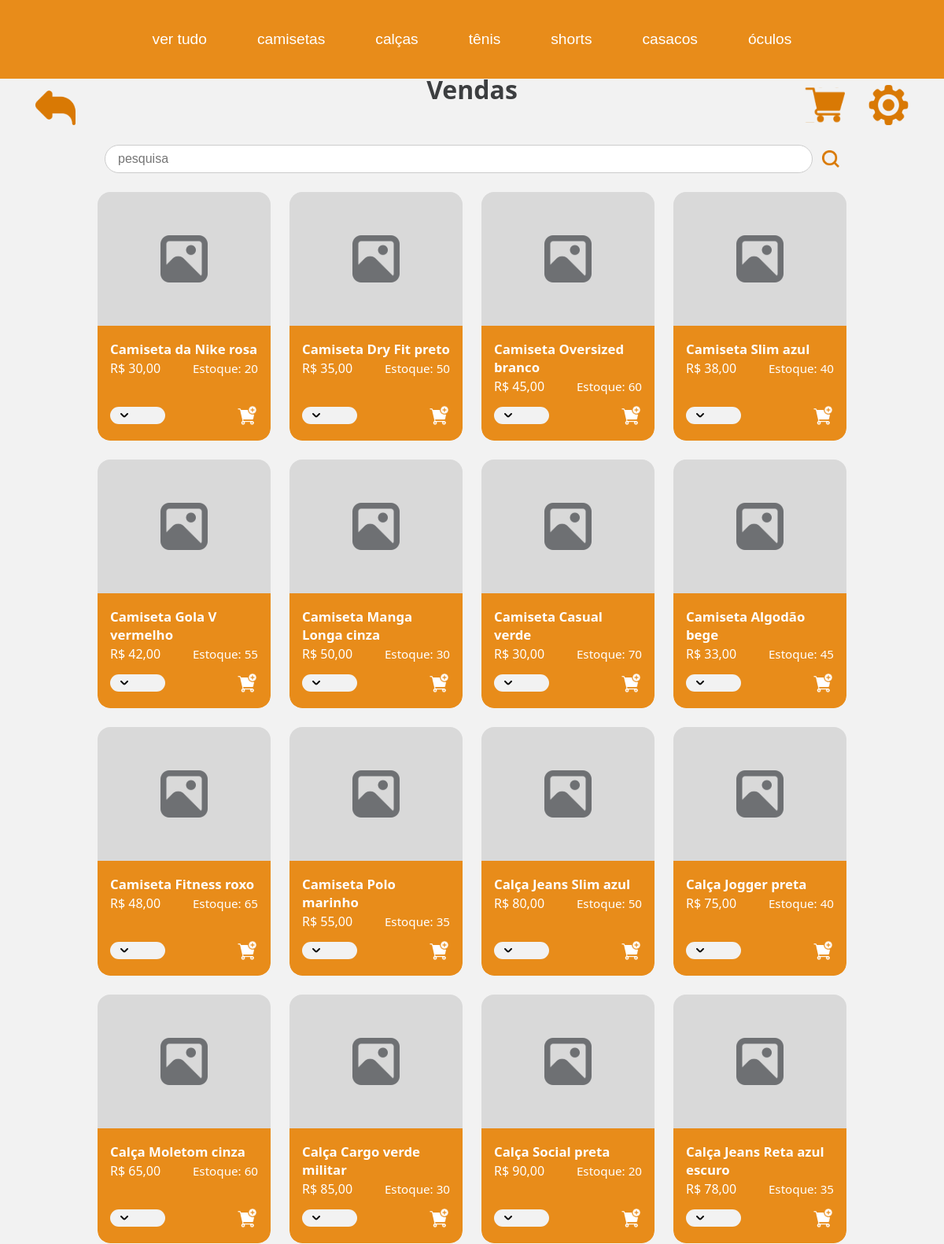
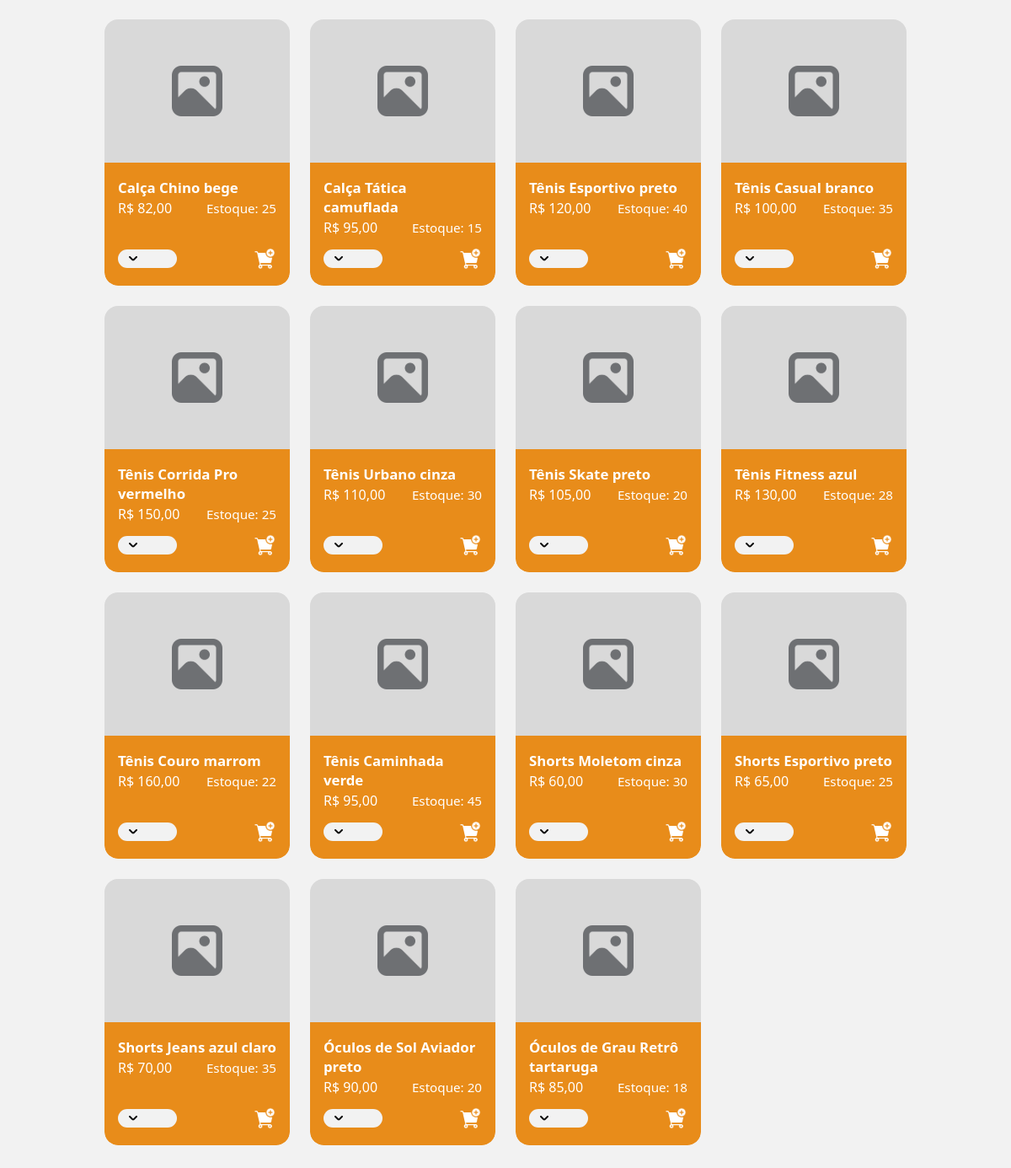
The app's page /paginas/vendas.php with its own data (2 pictures, top to bottom).
### tables this page shows
CREATE TABLE IF NOT EXISTS produto (
  idproduto INT NOT NULL AUTO_INCREMENT,
  nome VARCHAR(200) NOT NULL,
  quantidade_estoque INT NOT NULL,
  preco_uni DECIMAL(10,2) NOT NULL,
  cor VARCHAR(45) NOT NULL,
  idtipo_produto INT NOT NULL,
  PRIMARY KEY (idproduto),
  FOREIGN KEY (idtipo_produto) REFERENCES tipo_produto(idtipo_produto)
);

### paginas/vendas.php (the view, shortened to what this page needs)
<?php
    include 'header.php';
    include_once '../db/conexao.php';
    $where = '';
?>
<!DOCTYPE html>
<html lang="pt-br">
<head>
    <link rel="stylesheet" href="../assets/css/style.css">
    <link rel="stylesheet" href="../assets/css/vendasStyle.css">
    <link rel="stylesheet" href="../assets/css/headerStyle.css">
</head>
<body>
    <div class="settings-icon left">
        <a href="home.php"><img src="../assets/img/voltar.svg" alt="Voltar"></a>
    </div>
    <div class="settings-icon right">
        <a href="carrinho.php"><img src="../assets/img/carrinho.svg" alt="carrinho"></a>
        <a href="../index.php"><img src="../assets/img/gear.svg" alt="Configurações"></a>
    </div>
    <div class="vendas-container">
        <div class="vendas-header">
            <div class="h1-right">Vendas</div>
        </div>
        <form class="vendas-search">
            <input type="text" placeholder="pesquisa" name="pesquisa">
            <button type="submit" class="vendas-search-btn"><img src="../assets/img/lupa.svg" alt="Buscar"></button>
        </form>
        <div class="vendas-lista">
            <?php
                $sql = "SELECT
                        produto.nome,
                        produto.preco_uni,
                        produto.cor,
                        produto.quantidade_estoque,
                        tipo_produto.tipo AS tipo
                        FROM produto
                        JOIN tipo_produto ON produto.idtipo_produto = tipo_produto.idtipo_produto $where";
                $result = mysqli_query($conn, $sql);
                if ($result && mysqli_num_rows($result) > 0) {
                while ($row = mysqli_fetch_assoc($result)) {
            ?>
            <div class="vendas-card">
                <div class="vendas-card-img">
                    <img src="../assets/img/prod_img.svg" alt="Produto">
                </div>
                <div class="vendas-card-info">
                    <div>
                        <div class="vendas-card-title"><?php echo $row['nome'], " ", $row['cor']; ?></div>
                        <div class="vendas-card-price-container">
                            <span class="vendas-card-price">R$ <?php echo number_format($row['preco_uni'], 2, ',', '.'); ?></span>
                            <span class="vendas-card-estoque">Estoque: <?php echo $row['quantidade_estoque']; ?></span>
                        </div>
                    </div>
                    <div class="vendas-card-actions">
                        <div class="dropdown">
                            <select name="tamanho" required>
                                <option value=""></option>
                                <?php
                                for($i=34; $i <= 45; $i++){
                                    echo "<option value='{$i}'>{$i}</option>";
                                }
                                ?>
                            </select>
                        </div>
                        <button class="icon-btn">
                            <img src="../assets/img/comprar.svg" alt="Carrinho" class="cart">
                        </button>
                    </div>
                </div>
            </div>
            <?php
                }
            } else {
                echo "<p style='margin: 20px;'>Nenhum produto encontrado.</p>";
            }
            ?>
        </div>
    </div>
</body>
</html>

### assets/css/style.css (style rules this page uses)
body { margin: 0; padding: 0; background: #F2F2F2; font-family: 'Segoe UI', Arial, sans-serif; height: 100vh; overflow: hidden; }
.h1-right { color: #3C3E40 !important; font-size: 2rem; font-weight: bold; margin: 0 auto; margin-bottom: 10px; }
.settings-icon { position: fixed; top: 72px; z-index: 1000; }
.settings-icon img { width: 51px; height: 51px; cursor: pointer; }
.settings-icon.left { left: 45px; }
.settings-icon.right { right: 45px; display: flex; gap: 30px; }

### assets/css/vendasStyle.css (style rules this page uses)
.vendas-container { padding: 32px 48px; height: calc(100vh - 100px); box-sizing: border-box; overflow-y: auto; position: relative; margin-top: 5%; }
.vendas-header { display: flex; align-items: center; justify-content: space-between; position: relative; z-index: 999; margin-bottom: 3.5%; }
.vendas-search { margin: 32px 0 24px 0; display: flex; align-items: center; gap: 8px; justify-content: center; }
.vendas-search input { width: 900px; max-width: 100%; padding: 8px 16px; border-radius: 20px; border: 1px solid #ccc; font-size: 1rem; }
.vendas-search-btn { background: none; border: none; cursor: pointer; padding: 0 0 0 4px; display: flex; align-items: center; }
.vendas-lista { display: grid; grid-template-columns: repeat(4, 220px); gap: 24px; justify-content: center; }
.vendas-card { background: #f2f2f2; border-radius: 16px; overflow: hidden; display: flex; flex-direction: column; min-height: 260px; width: 220px; }
.vendas-card-img { background: #d9d9d9; height: 170px; display: flex; align-items: center; justify-content: center; }
.vendas-card-info { background: #e88c1a; color: #fff; padding: 18px 16px 8px 16px; flex: 1; display: flex; flex-direction: column; justify-content: space-between; border-bottom-left-radius: 16px; border-bottom-right-radius: 16px; }
.vendas-card-title { font-weight: bold; margin-bottom: 2px; font-size: 1.05rem; }
.vendas-card-price { margin-bottom: 0; font-size: 1rem; }
.vendas-card-actions { display: flex; justify-content: space-between; align-items: flex-end; margin-top: 12px; }
.icon-btn { background: none; border: none; cursor: pointer; padding: 0; }
.vendas-card-price-container { display: flex; align-items: center; gap: 6px; }
.vendas-card-img img { width: 60px; }
.vendas-search-btn img { width: 22px; }
.dropdown { width: 70px; height: 35px; position: relative; }
.dropdown select { border: none; border-radius: 25px; font-size: 1rem; background-color: #f2f2f2; outline: none; transition: box-shadow 0.2s; color: #D97904; text-align: center; padding-left: 25px; cursor: pointer; appearance: none; background-image: url("../img/drop.svg"); background-repeat: no-repeat; background-position: left 10px center; background-size: 16px; width: 100%; height: 65%; }
.vendas-card-actions img.cart { width: 28px; vertical-align: middle; margin-right: 1%; margin-bottom: 10px; }
.vendas-card-estoque { margin-left: auto; display: block; text-align: right; font-size: 0.95rem; }
.settings-icon { margin-top: 3%; }

### records on screen
produto: nome "Camiseta da Nike", cor "rosa", preco_uni "30,00", quantidade_estoque "20"
produto: nome "Camiseta Dry Fit", cor "preto", preco_uni "35,00", quantidade_estoque "50"
produto: nome "Camiseta Oversized", cor "branco", preco_uni "45,00", quantidade_estoque "60"
produto: nome "Camiseta Slim", cor "azul", preco_uni "38,00", quantidade_estoque "40"
produto: nome "Camiseta Gola V", cor "vermelho", preco_uni "42,00", quantidade_estoque "55"
produto: nome "Camiseta Manga Longa", cor "cinza", preco_uni "50,00", quantidade_estoque "30"
produto: nome "Camiseta Casual", cor "verde", preco_uni "30,00", quantidade_estoque "70"
produto: nome "Camiseta Algodão", cor "bege", preco_uni "33,00", quantidade_estoque "45"
produto: nome "Camiseta Fitness", cor "roxo", preco_uni "48,00", quantidade_estoque "65"
produto: nome "Camiseta Polo", cor "marinho", preco_uni "55,00", quantidade_estoque "35"
produto: nome "Calça Jeans Slim", cor "azul", preco_uni "80,00", quantidade_estoque "50"
produto: nome "Calça Jogger", cor "preta", preco_uni "75,00", quantidade_estoque "40"
produto: nome "Calça Moletom", cor "cinza", preco_uni "65,00", quantidade_estoque "60"
produto: nome "Calça Cargo", cor "verde militar", preco_uni "85,00", quantidade_estoque "30"
produto: nome "Calça Social", cor "preta", preco_uni "90,00", quantidade_estoque "20"
produto: nome "Calça Jeans Reta", cor "azul escuro", preco_uni "78,00", quantidade_estoque "35"
produto: nome "Calça Chino", cor "bege", preco_uni "82,00", quantidade_estoque "25"
produto: nome "Calça Tática", cor "camuflada", preco_uni "95,00", quantidade_estoque "15"
produto: nome "Tênis Esportivo", cor "preto", preco_uni "120,00", quantidade_estoque "40"
produto: nome "Tênis Casual", cor "branco", preco_uni "100,00", quantidade_estoque "35"
produto: nome "Tênis Corrida Pro", cor "vermelho", preco_uni "150,00", quantidade_estoque "25"
produto: nome "Tênis Urbano", cor "cinza", preco_uni "110,00", quantidade_estoque "30"
produto: nome "Tênis Skate", cor "preto", preco_uni "105,00", quantidade_estoque "20"
produto: nome "Tênis Fitness", cor "azul", preco_uni "130,00", quantidade_estoque "28"
produto: nome "Tênis Couro", cor "marrom", preco_uni "160,00", quantidade_estoque "22"
produto: nome "Tênis Caminhada", cor "verde", preco_uni "95,00", quantidade_estoque "45"
produto: nome "Shorts Moletom", cor "cinza", preco_uni "60,00", quantidade_estoque "30"
produto: nome "Shorts Esportivo", cor "preto", preco_uni "65,00", quantidade_estoque "25"
produto: nome "Shorts Jeans", cor "azul claro", preco_uni "70,00", quantidade_estoque "35"
produto: nome "Óculos de Sol Aviador", cor "preto", preco_uni "90,00", quantidade_estoque "20"
produto: nome "Óculos de Grau Retrô", cor "tartaruga", preco_uni "85,00", quantidade_estoque "18"
